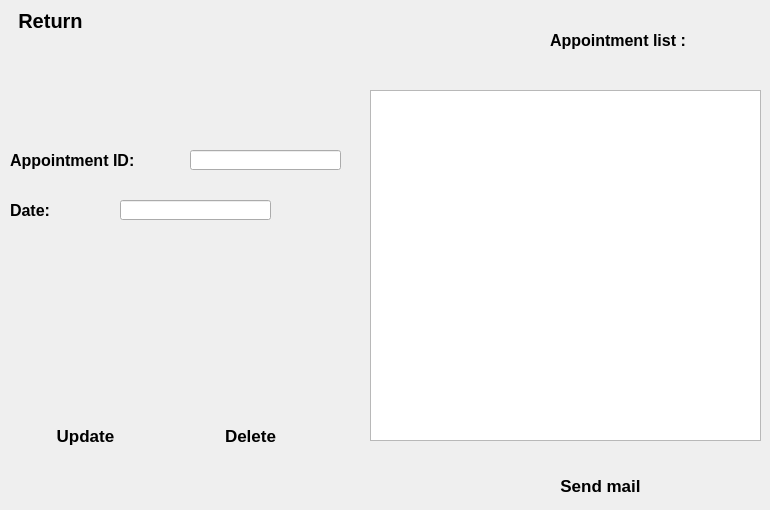
   <widget class="QWidget" name="page_6">
    <widget class="QLabel" name="label_29">
     <property name="geometry">
      <rect>
       <x>10</x>
       <y>150</y>
       <width>171</width>
       <height>21</height>
      </rect>
     </property>
     <property name="font">
      <font>
       <pointsize>12</pointsize>
       <weight>75</weight>
       <bold>true</bold>
      </font>
     </property>
     <property name="text">
      <string>Appointment ID:</string>
     </property>
    </widget>
    <widget class="QLabel" name="label_30">
     <property name="geometry">
      <rect>
       <x>10</x>
       <y>200</y>
       <width>81</width>
       <height>21</height>
      </rect>
     </property>
     <property name="font">
      <font>
       <pointsize>12</pointsize>
       <weight>75</weight>
       <bold>true</bold>
      </font>
     </property>
     <property name="text">
      <string>Date:</string>
     </property>
    </widget>
    <widget class="QTableView" name="tableView_appintment">
     <property name="geometry">
      <rect>
       <x>370</x>
       <y>90</y>
       <width>391</width>
       <height>351</height>
      </rect>
     </property>
     <property name="styleSheet">
      <string notr="true">background-image: url(:/img/white.jpg);</string>
     </property>
    </widget>
    <widget class="QLineEdit" name="lineEdit_appointmentidp6">
     <property name="geometry">
      <rect>
       <x>190</x>
       <y>150</y>
       <width>151</width>
       <height>20</height>
      </rect>
     </property>
     <property name="text">
      <string/>
     </property>
    </widget>
    <widget class="QLineEdit" name="lineEdit_dateappointmentp6">
     <property name="geometry">
      <rect>
       <x>120</x>
       <y>200</y>
       <width>151</width>
       <height>20</height>
      </rect>
     </property>
     <property name="text">
      <string/>
     </property>
    </widget>
    <widget class="QLabel" name="label_31">
     <property name="geometry">
      <rect>
       <x>550</x>
       <y>30</y>
       <width>191</width>
       <height>21</height>
      </rect>
     </property>
     <property name="font">
      <font>
       <pointsize>12</pointsize>
       <weight>75</weight>
       <bold>true</bold>
      </font>
     </property>
     <property name="text">
      <string>Appointment list :</string>
     </property>
    </widget>
    <widget class="QPushButton" name="pushButton_deletep6">
     <property name="geometry">
      <rect>
       <x>190</x>
       <y>420</y>
       <width>121</width>
       <height>31</height>
      </rect>
     </property>
     <property name="font">
      <font>
       <pointsize>13</pointsize>
       <weight>75</weight>
       <bold>true</bold>
      </font>
     </property>
     <property name="styleSheet">
      <string notr="true">QPushButton{

     background: qlineargradient(x1: 0, y1: 0, x2: 0, y2: 1,
                                 stop: 0 #f7f7f7, stop: 0.4 #f0f0f0,
                                 stop: 0.5 #e8e8e8, stop: 1.0 #dcdcdc);
border-radius:5px;
border-radius:5px;

}



QPushButton:hover{
background:   qlineargradient(x1: 0, y1: 0, x2: 0, y2: 1,
                                 stop: 0 #1b83fe, stop: 0.4 #4399fe,
                                 stop: 0.5 #5da7fe, stop: 1.0 #77b5fe);
color:white;
}</string>
     </property>
     <property name="text">
      <string>Delete</string>
     </property>
    </widget>
    <widget class="QPushButton" name="pushButton_updatep6">
     <property name="geometry">
      <rect>
       <x>30</x>
       <y>420</y>
       <width>111</width>
       <height>31</height>
      </rect>
     </property>
     <property name="font">
      <font>
       <pointsize>13</pointsize>
       <weight>75</weight>
       <bold>true</bold>
      </font>
     </property>
     <property name="styleSheet">
      <string notr="true">QPushButton{

     background: qlineargradient(x1: 0, y1: 0, x2: 0, y2: 1,
                                 stop: 0 #f7f7f7, stop: 0.4 #f0f0f0,
                                 stop: 0.5 #e8e8e8, stop: 1.0 #dcdcdc);
border-radius:5px;
border-radius:5px;

}



QPushButton:hover{
background:   qlineargradient(x1: 0, y1: 0, x2: 0, y2: 1,
                                 stop: 0 #1b83fe, stop: 0.4 #4399fe,
                                 stop: 0.5 #5da7fe, stop: 1.0 #77b5fe);
color:white;
}</string>
     </property>
     <property name="text">
      <string>Update</string>
     </property>
    </widget>
    <widget class="QPushButton" name="pushButton_backp6">
     <property name="geometry">
      <rect>
       <x>10</x>
       <y>10</y>
       <width>81</width>
       <height>21</height>
      </rect>
     </property>
     <property name="font">
      <font>
       <pointsize>15</pointsize>
       <weight>75</weight>
       <bold>true</bold>
      </font>
     </property>
     <property name="styleSheet">
      <string notr="true">QPushButton{

     background: qlineargradient(x1: 0, y1: 0, x2: 0, y2: 1,
                                 stop: 0 #f7f7f7, stop: 0.4 #f0f0f0,
                                 stop: 0.5 #e8e8e8, stop: 1.0 #dcdcdc);
border-radius:5px;
border-radius:5px;

}



QPushButton:hover{
background:   qlineargradient(x1: 0, y1: 0, x2: 0, y2: 1,
                                 stop: 0 #1b83fe, stop: 0.4 #4399fe,
                                 stop: 0.5 #5da7fe, stop: 1.0 #77b5fe);
color:white;
}</string>
     </property>
     <property name="text">
      <string>Return</string>
     </property>
    </widget>
    <widget class="QPushButton" name="pushButtonmail">
     <property name="geometry">
      <rect>
       <x>540</x>
       <y>470</y>
       <width>121</width>
       <height>31</height>
      </rect>
     </property>
     <property name="font">
      <font>
       <pointsize>13</pointsize>
       <weight>75</weight>
       <bold>true</bold>
      </font>
     </property>
     <property name="styleSheet">
      <string notr="true">QPushButton{

     background: qlineargradient(x1: 0, y1: 0, x2: 0, y2: 1,
                                 stop: 0 #f7f7f7, stop: 0.4 #f0f0f0,
                                 stop: 0.5 #e8e8e8, stop: 1.0 #dcdcdc);
border-radius:5px;
border-radius:5px;

}



QPushButton:hover{
background:   qlineargradient(x1: 0, y1: 0, x2: 0, y2: 1,
                                 stop: 0 #1b83fe, stop: 0.4 #4399fe,
                                 stop: 0.5 #5da7fe, stop: 1.0 #77b5fe);
color:white;
}</string>
     </property>
     <property name="text">
      <string>Send mail</string>
     </property>
    </widget>
   </widget>
